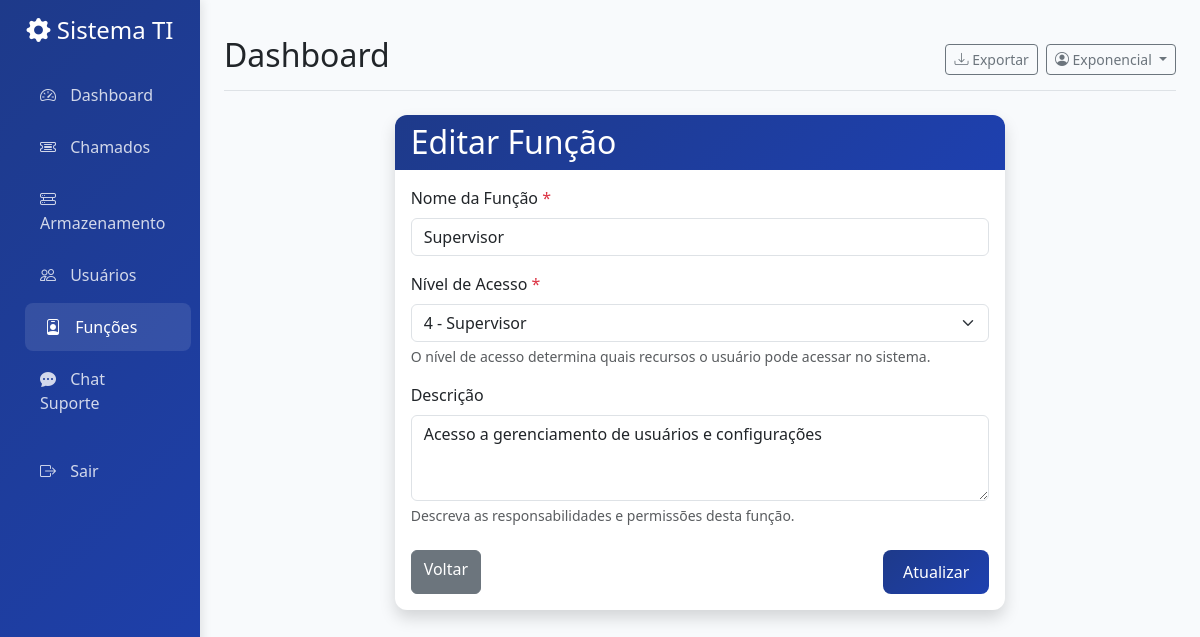
The page /funcoes/editar/2 (signed in) on the database as committed earlier.
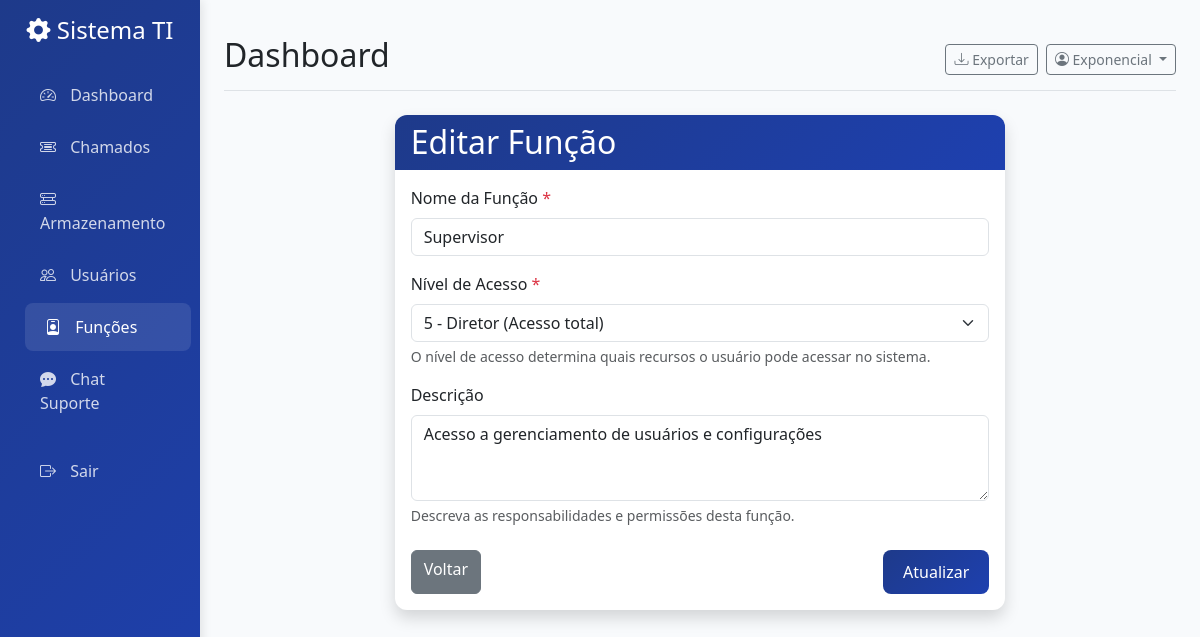
The same page on the database as committed later.
### tables this page shows
CREATE TABLE funcoes (
                id INTEGER PRIMARY KEY AUTOINCREMENT,
                nome TEXT NOT NULL UNIQUE,
                nivel_acesso INTEGER NOT NULL DEFAULT 1,
                descricao TEXT,
                created_at TIMESTAMP NOT NULL DEFAULT CURRENT_TIMESTAMP,
                updated_at TIMESTAMP NOT NULL DEFAULT CURRENT_TIMESTAMP
            );

### routes/funcao_routes.py (the view, shortened to what this page needs)
@funcao_bp.route('/editar/<int:id>', methods=['GET', 'POST'])
@login_required
@admin_required
def editar_funcao(id):
    conn = get_db_connection()
    funcao_row = conn.execute('SELECT * FROM funcoes WHERE id = ?', (id,)).fetchone()
    if not funcao_row:
        conn.close()
        flash('Função não encontrada.', 'danger')
        return redirect(url_for('funcao.listar_funcoes'))
    funcao = Funcao.from_db_row(funcao_row)
    conn.close()
    return render_template('funcao_form.html', funcao=funcao)

### app.py (called while the page is built)
def get_user_role():
    if 'user_id' not in session:
        return None
    return session.get('role')

def is_admin():
    return get_user_role() == 'admin'

def can_access_chamados():
    role = get_user_role()
    return role in ['admin', 'diretor', 'supervisor', 'tech', 'administrativo', 'user']

def can_access_storage():
    role = get_user_role()
    return role in ['admin', 'diretor', 'supervisor', 'tech']

def can_access_funcoes():
    return get_user_role() == 'admin'

def can_access_chat():
    role = get_user_role()
    return role in ['admin', 'diretor', 'supervisor', 'tech', 'administrativo']

### models/funcao.py (called while the page is built)
    @classmethod
    def from_db_row(cls, row):
        if not row:
            return None
        return cls(
            id=row['id'],
            nome=row['nome'],
            nivel_acesso=row['nivel_acesso'],
            descricao=row['descricao'],
            created_at=row['created_at'],
            updated_at=row['updated_at']
        )

### routes/funcao_routes.py (called while the page is built)
def get_db_connection():
    conn = sqlite3.connect('chamados_ti.db')
    conn.row_factory = sqlite3.Row
    return conn

### templates/funcao_form.html (shortened to what this page needs)
{% extends 'base.html' %}
{% block content %}
<div class="container mt-4">
    <div class="row">
        <div class="col-md-8 offset-md-2">
            <div class="card shadow">
                <div class="card-header bg-primary text-white">
                    <h2 class="mb-0">{% if funcao %}Editar Função{% else %}Nova Função{% endif %}</h2>
                </div>
                <div class="card-body">
                    <form method="post" class="needs-validation" novalidate>
                        <div class="mb-3">
                            <label for="nome" class="form-label">Nome da Função <span class="text-danger">*</span></label>
                            <input type="text" class="form-control" id="nome" name="nome"
                                   value="{{ funcao.nome if funcao else '' }}" required>
                        </div>
                        <div class="mb-3">
                            <label for="nivel_acesso" class="form-label">Nível de Acesso <span class="text-danger">*</span></label>
                            <select class="form-select" id="nivel_acesso" name="nivel_acesso" required>
                                <option value="4" {% if funcao and funcao.nivel_acesso == 4 %}selected{% endif %}>4 - Supervisor</option>
                                <option value="5" {% if funcao and funcao.nivel_acesso == 5 %}selected{% endif %}>5 - Diretor (Acesso total)</option>
                            </select>
                            <div class="form-text">
                                O nível de acesso determina quais recursos o usuário pode acessar no sistema.
                            </div>
                        </div>
                        <div class="mb-3">
                            <label for="descricao" class="form-label">Descrição</label>
                            <textarea class="form-control" id="descricao" name="descricao" rows="3">{{ funcao.descricao if funcao else '' }}</textarea>
                            <div class="form-text">
                                Descreva as responsabilidades e permissões desta função.
                            </div>
                        </div>
                        <div class="d-flex justify-content-between mt-4">
                            <a href="{{ url_for('funcao.listar_funcoes') }}" class="btn btn-secondary">
                                 Voltar
                            </a>
                            <button type="submit" class="btn btn-primary">
                                 {% if funcao %}Atualizar{% else %}Salvar{% endif %}
                            </button>
                        </div>
                    </form>
                </div>
            </div>
        </div>
    </div>
</div>
{% endblock %}

Rows that differ between the two databases and show on the page:
changed funcoes "Supervisor": nivel_acesso "4 - Supervisor" → "5 - Diretor (Acesso total)"
